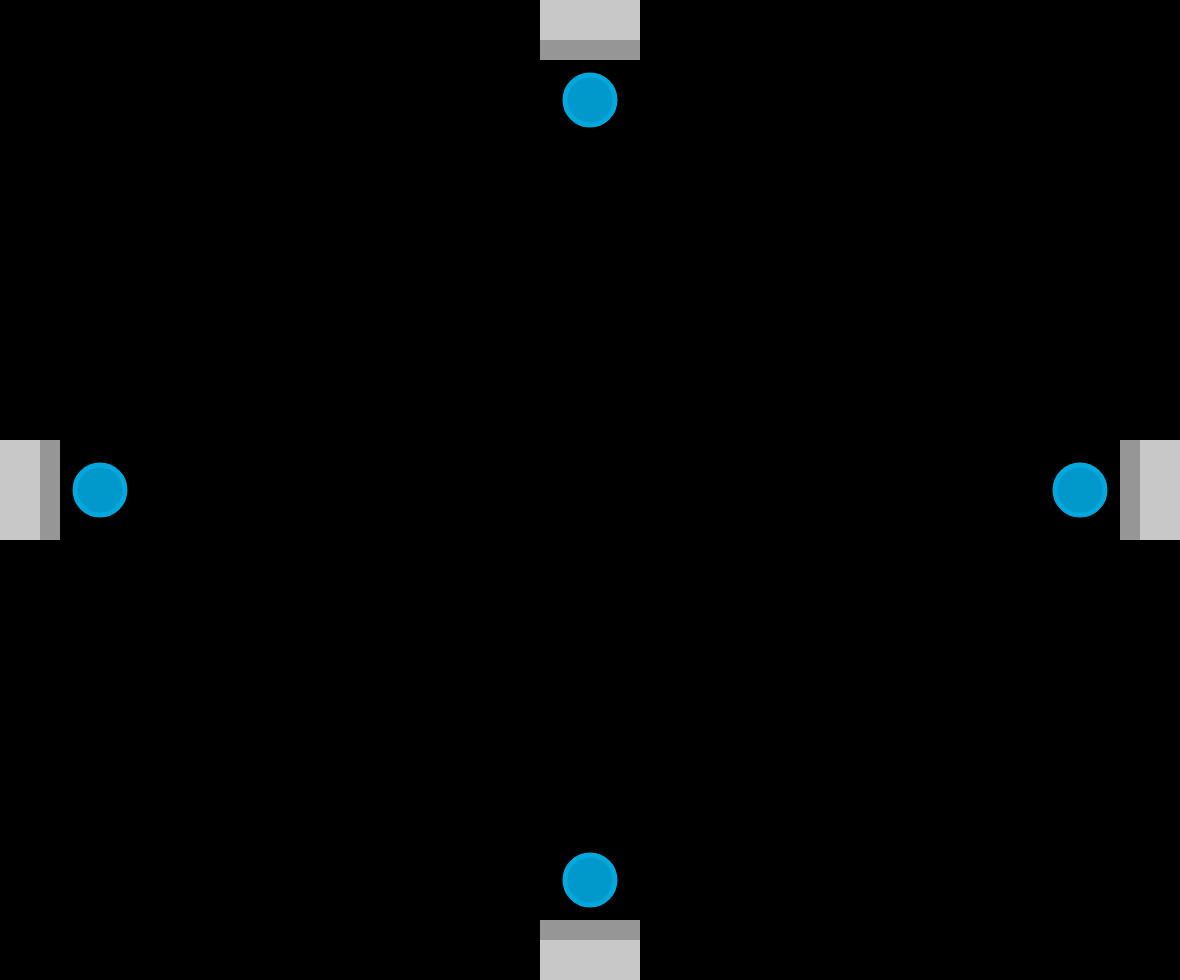
Frame 1 (no input)
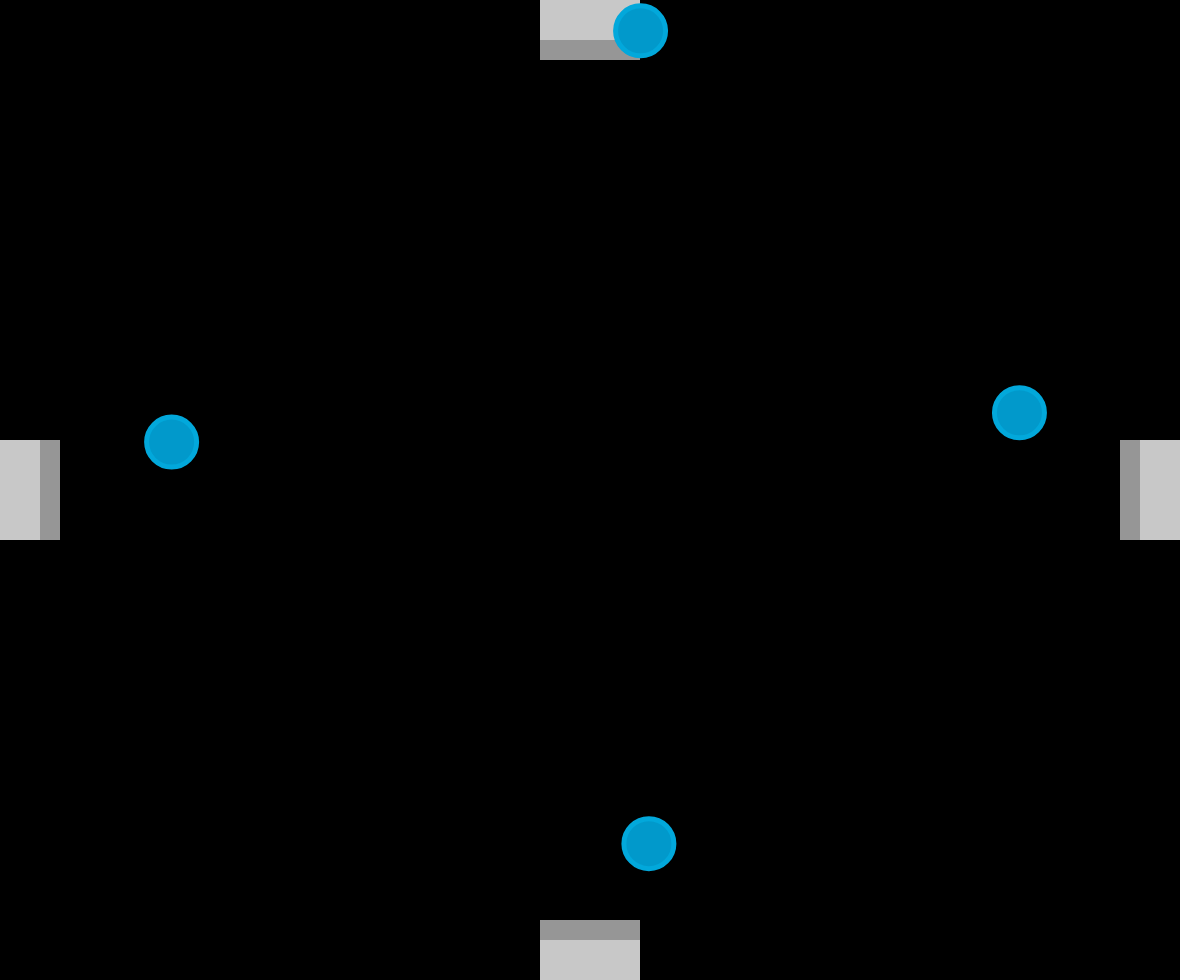
Frame 60 (no input)
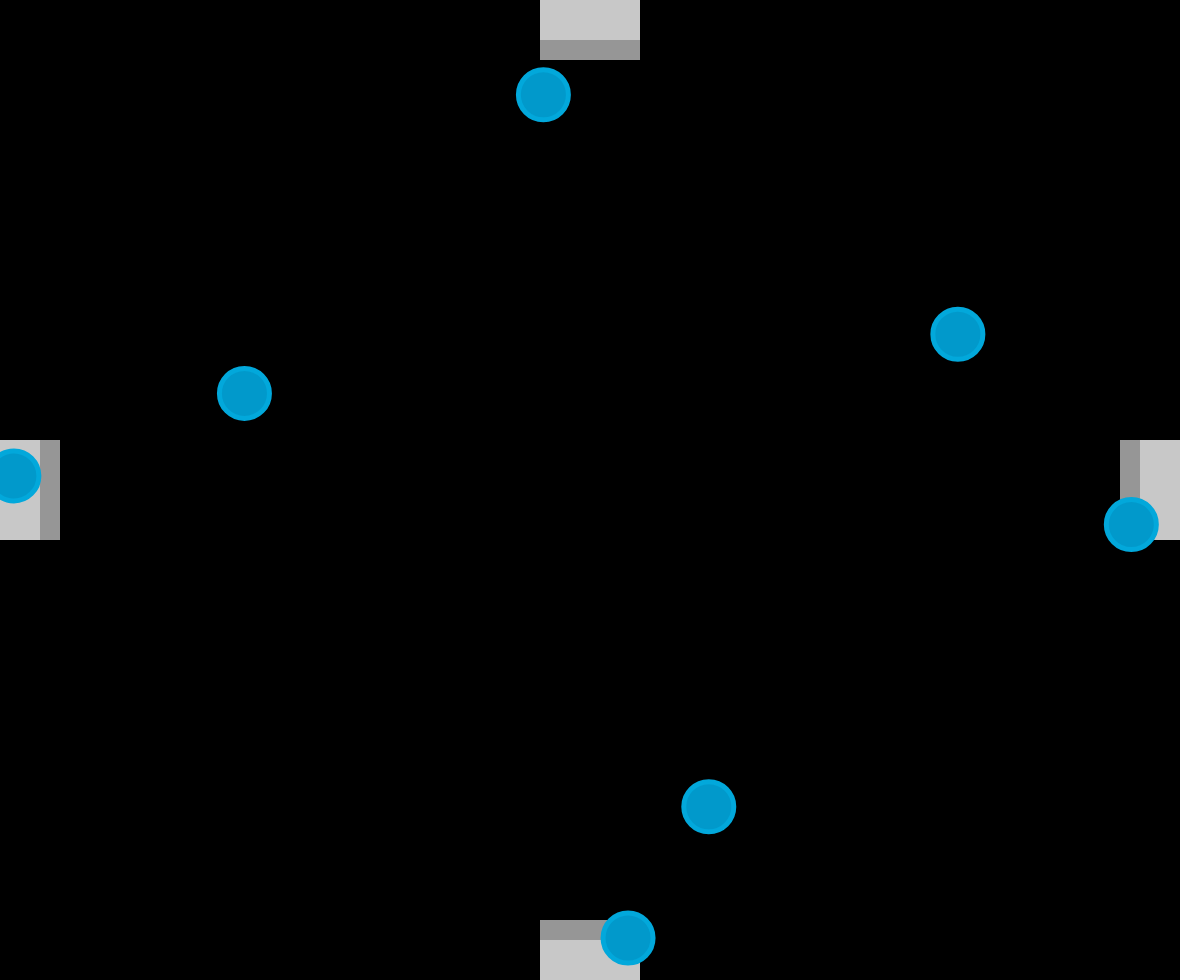
Frame 120 (the mouse pressed at the canvas centre since frame 60)

The p5.js sketch that drew these frames (run headless with seeded random() and noise() and a simulated clock; from frame 60 on, the mouse is pressed at the canvas centre):

// p5.js sketch
// ── sketch.js
let drops = [];
let dropSize = 50;
let dropWeight = 5;
let dropletSize = 20;
let dropletWeight = 2;
let dropColor = '#0199CB';
let dropStrokeColor = '#02A8DB';

function setup() {
    createCanvas(windowWidth-20,windowHeight-20);
    dropTimer();
}

function draw() {
    background(0);

    // draw pipes from which the drops seem to appear
    // TOP PIPE
    noStroke();
    fill(200);
    rect((width/2)-50, 0, 100, 40);
    fill(150);
    rect((width/2)-50, 40, 100, 20);

    // BOTTOM PIPE
    noStroke();
    fill(200);
    rect((width/2)-50, height-40, 100, 40);
    fill(150);
    rect((width/2)-50, height-60, 100, 20);

    // LEFT PIPE
    noStroke();
    fill(200);
    rect(0, (height/2)-50, 40, 100);
    fill(150);
    rect(40, (height/2)-50, 20, 100);

    // RIGHT PIPE
    noStroke();
    fill(200);
    rect(width-40, (height/2)-50, 40, 100);
    fill(150);
    rect(width-60, (height/2)-50, 20, 100);

    for (let i=0; i< drops.length; i++) {
        drops[i].dropCheck(drops, i);
        drops[i].display();
        drops[i].drift();
    }
}

function dropTimer() {
    let d1 = new Drop(width/2, 100, dropColor, dropStrokeColor, dropSize, dropWeight);
    let d2 = new Drop(width/2, height-100, dropColor, dropStrokeColor, dropSize, dropWeight);
    let d3 = new Drop(100, height/2, dropColor, dropStrokeColor, dropSize, dropWeight);
    let d4 = new Drop(width-100, height/2, dropColor, dropStrokeColor, dropSize, dropWeight);
    drops.push(d1);
    drops.push(d2);
    drops.push(d3);
    drops.push(d4);
    setTimeout(dropTimer, 2000);
}

// each time the mouse is pressed, create 5 new instances of Drop
// function mousePressed() {
//     // for (let i=0; i<3; i++) {
//     //     let d = new Drop(width/2, 100, '#0199CB', '#02A8DB');
//     //     drops.push(d);
//     // }
//     let d1 = new Drop(width/2, 100, '#0199CB', '#02A8DB');
//     let d2 = new Drop(width/2, height-100, '#0199CB', '#02A8DB');
//     let d3 = new Drop(100, height/2, '#0199CB', '#02A8DB');
//     let d4 = new Drop(width-100, height/2, '#0199CB', '#02A8DB');
//     drops.push(d1);
//     drops.push(d2);
//     drops.push(d3);
//     drops.push(d4);
// }

function mousePressed() {
    // make the drops check themselves
    // to see if the mouse is within them.
    for (let i = drops.length - 1; i >= 0; i--) {
        let destroyMe = drops[i].mouseCheck();
        if (destroyMe) {
            // remove larger drop
            drops.splice(i, 1);
            // create three mini droplets
            let dl1 = new Drop(mouseX, mouseY, dropColor, dropStrokeColor, dropletSize, dropletWeight);
            let dl2 = new Drop(mouseX-(dropletSize+5), mouseY+(dropletSize+5), dropColor, dropStrokeColor, dropletSize, dropletWeight);
            let dl3 = new Drop(mouseX+(dropletSize+5), mouseY+(dropletSize+5), dropColor, dropStrokeColor, dropletSize, dropletWeight);
            drops.push(dl1);
            drops.push(dl2);
            drops.push(dl3);
        }
    }
}

//*** DEFINE DROP CLASS ***********************************
class Drop {
    // basic info we will need for each drop
    constructor(tempX, tempY, tempColor, tempStroke, tempSize, tempStrokeWeight) {
        this.posX = tempX;
        this.posY = tempY;
        this.size = tempSize;
        this.rad = this.size / 2;
        this.deltaX = random(-2, 2);
        this.deltaY = random(-2, 2);
        this.color = color(tempColor);
        this.stroke = color(tempStroke);
        this.strokeWeight = tempStrokeWeight;
    }

    // describes what the drops will look like
    display() {
        stroke(this.stroke);
        strokeWeight(this.strokeWeight);
        fill(this.color);
        ellipse( this.posX, this.posY, this.size)

    }

    //describes drifting movement of the dropss
    drift() {
        this.posX = this.posX + this.deltaX;
        this.posY = this.posY + this.deltaY;
    }

    dropCheck(otherDrops, myId) {
        // for loop touches each of the drops in the array
        for (let n = 0; n < otherDrops.length; n++) {
            // if n != myId, then check for touching
            // otherwise, its ME and we need to skip
            if (n != myId) {
                let d = dist(this.posX, this.posY, otherDrops[n].posX, otherDrops[n].posY);
                let combinedR = this.rad + otherDrops[n].rad;

                if (d <= combinedR) {
                    this.deltaX *= -1;
                    this.deltaY *= -1;
                    // drops.splice( i, 1 );
                }
            }
        }
    }
    mouseCheck() {
        // get the distance between the mouse and the center of the drop
        let d = dist(this.posX, this.posY, mouseX, mouseY);
        // check if that distance is less than the drop radius
        // if it is, then the mouse if within
        if (d < this.rad) {
            return true;
        } else {
            return false;
        }
    }
}
//******************** END DROP CLASS
